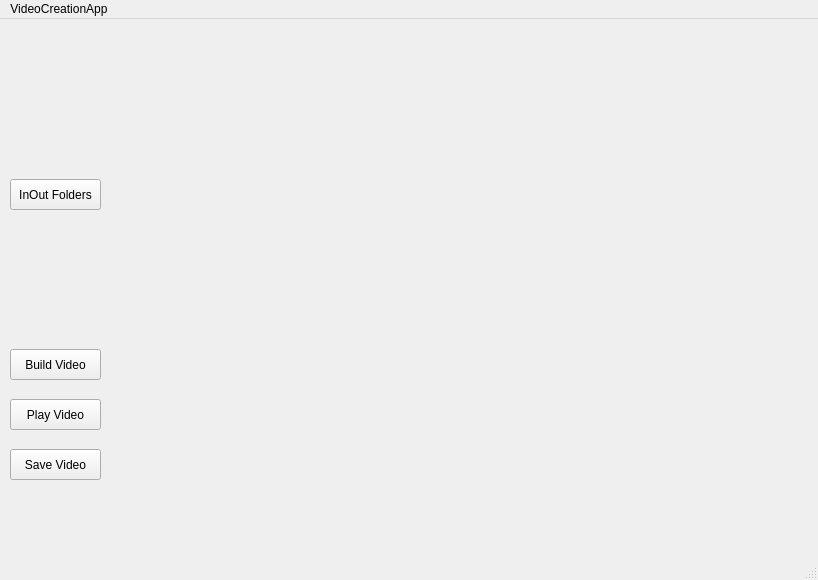
<?xml version="1.0" encoding="UTF-8"?>
<ui version="4.0">
 <class>MainWindow</class>
 <widget class="QMainWindow" name="MainWindow">
  <property name="geometry">
   <rect>
    <x>0</x>
    <y>0</y>
    <width>818</width>
    <height>580</height>
   </rect>
  </property>
  <property name="windowTitle">
   <string>MainWindow</string>
  </property>
  <widget class="QWidget" name="centralwidget">
   <widget class="QLabel" name="photoLabel">
    <property name="geometry">
     <rect>
      <x>122</x>
      <y>10</y>
      <width>681</width>
      <height>471</height>
     </rect>
    </property>
    <property name="text">
     <string/>
    </property>
   </widget>
   <widget class="QPushButton" name="selectInOutFoldersButton">
    <property name="geometry">
     <rect>
      <x>10</x>
      <y>160</y>
      <width>91</width>
      <height>31</height>
     </rect>
    </property>
    <property name="text">
     <string>InOut Folders</string>
    </property>
   </widget>
   <widget class="QPushButton" name="executeButton">
    <property name="geometry">
     <rect>
      <x>10</x>
      <y>330</y>
      <width>91</width>
      <height>31</height>
     </rect>
    </property>
    <property name="text">
     <string>Build Video</string>
    </property>
   </widget>
   <widget class="QLabel" name="informationLabel">
    <property name="geometry">
     <rect>
      <x>10</x>
      <y>495</y>
      <width>791</width>
      <height>41</height>
     </rect>
    </property>
    <property name="text">
     <string/>
    </property>
   </widget>
   <widget class="QPushButton" name="playVideoButton">
    <property name="geometry">
     <rect>
      <x>10</x>
      <y>380</y>
      <width>91</width>
      <height>31</height>
     </rect>
    </property>
    <property name="text">
     <string>Play Video</string>
    </property>
   </widget>
   <widget class="QPushButton" name="saveVideoButton">
    <property name="geometry">
     <rect>
      <x>10</x>
      <y>430</y>
      <width>91</width>
      <height>31</height>
     </rect>
    </property>
    <property name="text">
     <string>Save Video</string>
    </property>
   </widget>
  </widget>
  <widget class="QMenuBar" name="menubar">
   <property name="geometry">
    <rect>
     <x>0</x>
     <y>0</y>
     <width>818</width>
     <height>21</height>
    </rect>
   </property>
   <widget class="QMenu" name="menuImgApp">
    <property name="title">
     <string>VideoCreationApp</string>
    </property>
   </widget>
   <addaction name="menuImgApp"/>
  </widget>
  <widget class="QStatusBar" name="statusbar"/>
 </widget>
 <resources/>
 <connections/>
</ui>
